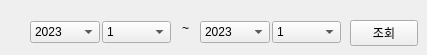
         <widget class="QWidget" name="tab_20">
          <attribute name="title">
           <string>기간 선택</string>
          </attribute>
          <widget class="QWidget" name="layoutWidget_18">
           <property name="geometry">
            <rect>
             <x>30</x>
             <y>20</y>
             <width>141</width>
             <height>24</height>
            </rect>
           </property>
           <layout class="QHBoxLayout" name="horizontalLayout_21">
            <property name="spacing">
             <number>2</number>
            </property>
            <item>
             <widget class="QComboBox" name="period_year1_6">
              <item>
               <property name="text">
                <string>2023</string>
               </property>
              </item>
             </widget>
            </item>
            <item>
             <widget class="QComboBox" name="period_month1_6">
              <item>
               <property name="text">
                <string>1</string>
               </property>
              </item>
              <item>
               <property name="text">
                <string>2</string>
               </property>
              </item>
              <item>
               <property name="text">
                <string>3</string>
               </property>
              </item>
              <item>
               <property name="text">
                <string>4</string>
               </property>
              </item>
              <item>
               <property name="text">
                <string>5</string>
               </property>
              </item>
              <item>
               <property name="text">
                <string>6</string>
               </property>
              </item>
              <item>
               <property name="text">
                <string>7</string>
               </property>
              </item>
              <item>
               <property name="text">
                <string>8</string>
               </property>
              </item>
              <item>
               <property name="text">
                <string>9</string>
               </property>
              </item>
              <item>
               <property name="text">
                <string>10</string>
               </property>
              </item>
              <item>
               <property name="text">
                <string>11</string>
               </property>
              </item>
              <item>
               <property name="text">
                <string>12</string>
               </property>
              </item>
             </widget>
            </item>
           </layout>
          </widget>
          <widget class="QLabel" name="label_19">
           <property name="geometry">
            <rect>
             <x>170</x>
             <y>20</y>
             <width>31</width>
             <height>16</height>
            </rect>
           </property>
           <property name="layoutDirection">
            <enum>Qt::LeftToRight</enum>
           </property>
           <property name="text">
            <string>~</string>
           </property>
           <property name="alignment">
            <set>Qt::AlignCenter</set>
           </property>
          </widget>
          <widget class="QWidget" name="layoutWidget_19">
           <property name="geometry">
            <rect>
             <x>200</x>
             <y>20</y>
             <width>141</width>
             <height>24</height>
            </rect>
           </property>
           <layout class="QHBoxLayout" name="horizontalLayout_22">
            <property name="spacing">
             <number>2</number>
            </property>
            <item>
             <widget class="QComboBox" name="period_year2_6">
              <item>
               <property name="text">
                <string>2023</string>
               </property>
              </item>
             </widget>
            </item>
            <item>
             <widget class="QComboBox" name="period_month2_6">
              <item>
               <property name="text">
                <string>1</string>
               </property>
              </item>
              <item>
               <property name="text">
                <string>2</string>
               </property>
              </item>
              <item>
               <property name="text">
                <string>3</string>
               </property>
              </item>
              <item>
               <property name="text">
                <string>4</string>
               </property>
              </item>
              <item>
               <property name="text">
                <string>5</string>
               </property>
              </item>
              <item>
               <property name="text">
                <string>6</string>
               </property>
              </item>
              <item>
               <property name="text">
                <string>7</string>
               </property>
              </item>
              <item>
               <property name="text">
                <string>8</string>
               </property>
              </item>
              <item>
               <property name="text">
                <string>9</string>
               </property>
              </item>
              <item>
               <property name="text">
                <string>10</string>
               </property>
              </item>
              <item>
               <property name="text">
                <string>11</string>
               </property>
              </item>
              <item>
               <property name="text">
                <string>12</string>
               </property>
              </item>
             </widget>
            </item>
           </layout>
          </widget>
          <widget class="QPushButton" name="period_find_6">
           <property name="geometry">
            <rect>
             <x>350</x>
             <y>20</y>
             <width>68</width>
             <height>26</height>
            </rect>
           </property>
           <property name="cursor">
            <cursorShape>PointingHandCursor</cursorShape>
           </property>
           <property name="text">
            <string>조회</string>
           </property>
          </widget>
         </widget>
